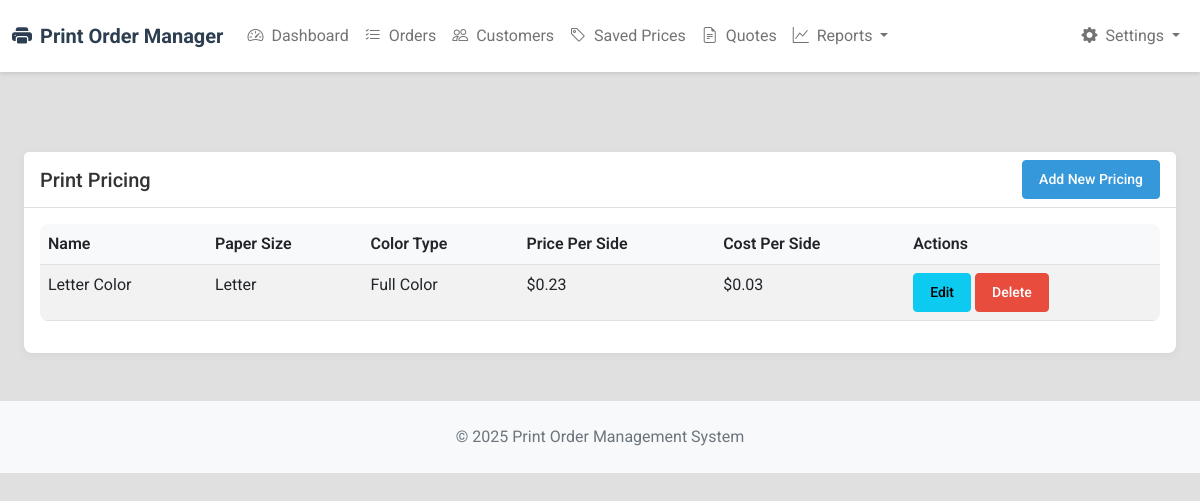
The app's page /print-pricing, older data.
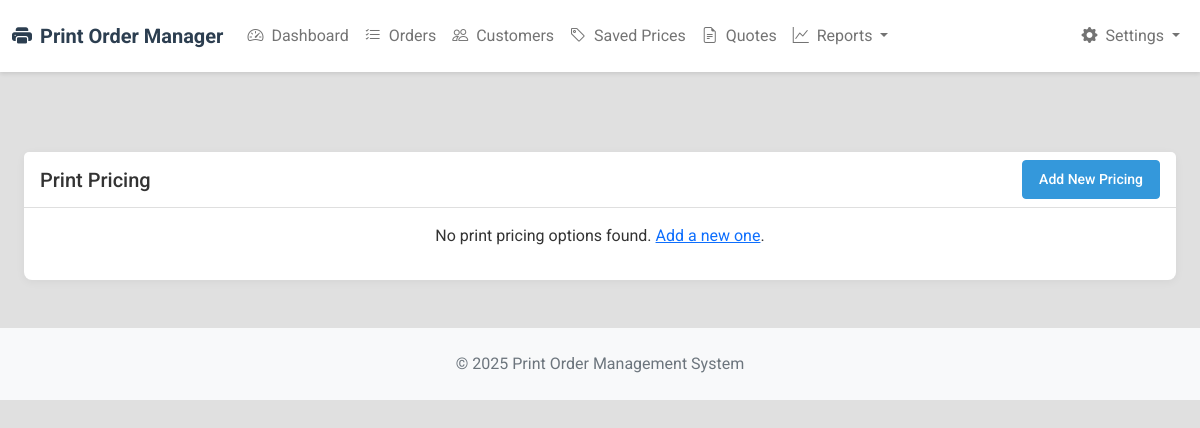
The same page, newer data.
### models.py (models this page shows, shortened)
class PrintPricing(db.Model):
    id = db.Column(db.Integer, primary_key=True)
    name = db.Column(db.String(100), nullable=False)
    paper_size = db.Column(db.String(50))  # "Letter", "Legal", "Tabloid", etc.
    color_type = db.Column(db.String(50))  # "Full Color", "Black & White", "Spot Color"
    price_per_side = db.Column(db.Float, default=0.0)  # Retail price per side
    cost_per_side = db.Column(db.Float, default=0.0)   # Cost price per side (what we pay)
    notes = db.Column(db.Text)
    created_at = db.Column(db.DateTime, default=datetime.utcnow)
    updated_at = db.Column(db.DateTime, default=datetime.utcnow, onupdate=datetime.utcnow)

### routes.py (the view)
@app.route('/print-pricing')
@login_required
def print_pricing_index():
    pricing_options = PrintPricing.query.order_by(PrintPricing.paper_size, PrintPricing.color_type).all()
    return render_template('print_pricing/index.html', pricing_options=pricing_options)

### routes.py (called while the page is built, shortened)
def login_required(f):
    @functools.wraps(f)
    def decorated_function(*args, **kwargs):
        return f(*args, **kwargs)
    return decorated_function

@app.before_request
def get_default_user():
    g.user = User.query.filter_by(role='admin').first()

### templates/print_pricing/index.html (shortened to what this page needs)
{% extends 'layout.html' %}
{% block content %}
<div class="container-fluid mt-4">
    <div class="row">
        <div class="col-12">
            <div class="card">
                <div class="card-header d-flex justify-content-between align-items-center">
                    <h5 class="mb-0">Print Pricing</h5>
                    <a href="{{ url_for('print_pricing_create') }}" class="btn btn-primary btn-sm">
                        Add New Pricing
                    </a>
                </div>
                <div class="card-body">
                    {% if pricing_options %}
                    <div class="table-responsive">
                        <table class="table table-striped table-hover">
                            <thead>
                                <tr>
                                    <th>Name</th>
                                    <th>Paper Size</th>
                                    <th>Color Type</th>
                                    <th>Price Per Side</th>
                                    <th>Cost Per Side</th>
                                    <th>Actions</th>
                                </tr>
                            </thead>
                            <tbody>
                                {% for pricing in pricing_options %}
                                <tr>
                                    <td>{{ pricing.name }}</td>
                                    <td>{{ pricing.paper_size }}</td>
                                    <td>{{ pricing.color_type }}</td>
                                    <td>${{ "%.2f"|format(pricing.price_per_side) }}</td>
                                    <td>${{ "%.2f"|format(pricing.cost_per_side) }}</td>
                                    <td>
                                        <a href="{{ url_for('print_pricing_edit', id=pricing.id) }}" class="btn btn-sm btn-info">
                                            Edit
                                        </a>
                                        <button type="button" class="btn btn-sm btn-danger"
                                                data-bs-toggle="modal"
                                                data-bs-target="#deleteModal{{ pricing.id }}">
                                            Delete
                                        </button>
                                    </td>
                                </tr>
                                {% endfor %}
                            </tbody>
                        </table>
                    </div>
                    {% else %}
                    <p class="text-center">No print pricing options found. <a href="{{ url_for('print_pricing_create') }}">Add a new one</a>.</p>
                    {% endif %}
                </div>
            </div>
        </div>
    </div>
</div>
{% endblock %}

Row changes from the older to the newer data that the page shows:
removed PrintPricing: name "Letter Color", paper_size "Letter", color_type "Full Color", price_per_side "0.23", cost_per_side "0.03"
Text that changed along with them:
text no longer shown: "Name Paper Size Color Type Price Per Side Cost Per Side Actions"
text now shown: "No print pricing options found. Add a new one ."
